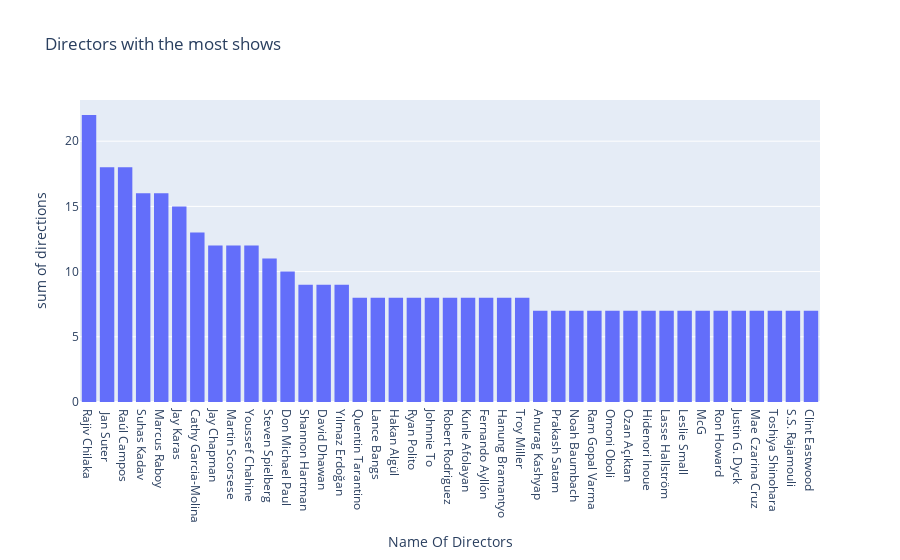

Notebook cell for this chart:
### Code cell
plt.histogram(df_director_count[:41], x="index", y="directors", labels={"index": "Name Of Directors", "directors": "directions"}, title="Directors with the most shows")

### Figure 1 — Plotly figure (JSON) as saved in the notebook; plotly's stock layout.template omitted (floating-point values rounded to 4 significant figures)
{"data": [{"alignmentgroup": "True", "bingroup": "x", "histfunc": "sum", "hovertemplate": "Name Of Directors=%{x}<br>sum of directions=%{y}<extra></extra>", "legendgroup": "", "marker": {"color": "#636efa", "pattern": {"shape": ""}}, "name": "", "offsetgroup": "", "orientation": "v", "showlegend": false, "type": "histogram", "x": ["Rajiv Chilaka", " Jan Suter", "Raúl Campos", "Suhas Kadav", "Marcus Raboy", "Jay Karas", "Cathy Garcia-Molina", "Jay Chapman", "Martin Scorsese", "Youssef Chahine", "Steven Spielberg", "Don Michael Paul", "Shannon Hartman", "David Dhawan", "Yılmaz Erdoğan", "Quentin Tarantino", "Lance Bangs", "Hakan Algül", "Ryan Polito", "Johnnie To", "Robert Rodriguez", "Kunle Afolayan", "Fernando Ayllón", "Hanung Bramantyo", "Troy Miller", "Anurag Kashyap", "Prakash Satam", "Noah Baumbach", "Ram Gopal Varma", "Omoni Oboli", "Ozan Açıktan", "Hidenori Inoue", "Lasse Hallström", "Leslie Small", "McG", "Ron Howard", "Justin G. Dyck", "Mae Czarina Cruz", "Toshiya Shinohara", "S.S. Rajamouli", "Clint Eastwood"], "xaxis": "x", "y": [22, 18, 18, 16, 16, 15, 13, 12, 12, 12, 11, 10, 9, 9, 9, 8, 8, 8, 8, 8, 8, 8, 8, 8, 8, 7, 7, 7, 7, 7, 7, 7, 7, 7, 7, 7, 7, 7, 7, 7, 7], "yaxis": "y"}], "layout": {"barmode": "relative", "legend": {"tracegroupgap": 0}, "title": {"text": "Directors with the most shows"}, "xaxis": {"anchor": "y", "domain": [0, 1], "title": {"text": "Name Of Directors"}}, "yaxis": {"anchor": "x", "domain": [0, 1], "title": {"text": "sum of directions"}}}}
